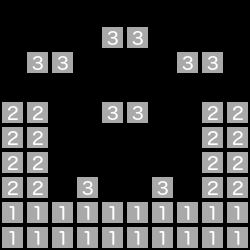

Rendered tile map (Tiled .tmx) drawn with the repository's tilesets; below, a short description and the full map source, tile grids included:
An orthogonal 10x10 tile map with 25x25 px tiles, 1 tile layer (Tile Layer 1).

<map version="1.0" orientation="orthogonal" renderorder="right-down" width="10" height="10" tilewidth="25" tileheight="25" nextobjectid="1">
 <properties>
  <property name="property1" value="value1" />
 </properties>
 <tileset firstgid="1" name="spritesheet1" tilewidth="25" tileheight="25" tilecount="3">
  <image source="spritesheet1.png" width="75" height="25" />
 </tileset>
 <layer name="Tile Layer 1" width="10" height="10">
  <data>
   <tile gid="0" />
   <tile gid="0" />
   <tile gid="0" />
   <tile gid="0" />
   <tile gid="0" />
   <tile gid="0" />
   <tile gid="0" />
   <tile gid="0" />
   <tile gid="0" />
   <tile gid="0" />
   <tile gid="0" />
   <tile gid="0" />
   <tile gid="0" />
   <tile gid="0" />
   <tile gid="3" />
   <tile gid="3" />
   <tile gid="0" />
   <tile gid="0" />
   <tile gid="0" />
   <tile gid="0" />
   <tile gid="0" />
   <tile gid="3" />
   <tile gid="3" />
   <tile gid="0" />
   <tile gid="0" />
   <tile gid="0" />
   <tile gid="0" />
   <tile gid="3" />
   <tile gid="3" />
   <tile gid="0" />
   <tile gid="0" />
   <tile gid="0" />
   <tile gid="0" />
   <tile gid="0" />
   <tile gid="0" />
   <tile gid="0" />
   <tile gid="0" />
   <tile gid="0" />
   <tile gid="0" />
   <tile gid="0" />
   <tile gid="2" />
   <tile gid="2" />
   <tile gid="0" />
   <tile gid="0" />
   <tile gid="3" />
   <tile gid="3" />
   <tile gid="0" />
   <tile gid="0" />
   <tile gid="2" />
   <tile gid="2" />
   <tile gid="2" />
   <tile gid="2" />
   <tile gid="0" />
   <tile gid="0" />
   <tile gid="0" />
   <tile gid="0" />
   <tile gid="0" />
   <tile gid="0" />
   <tile gid="2" />
   <tile gid="2" />
   <tile gid="2" />
   <tile gid="2" />
   <tile gid="0" />
   <tile gid="0" />
   <tile gid="0" />
   <tile gid="0" />
   <tile gid="0" />
   <tile gid="0" />
   <tile gid="2" />
   <tile gid="2" />
   <tile gid="2" />
   <tile gid="2" />
   <tile gid="0" />
   <tile gid="3" />
   <tile gid="0" />
   <tile gid="0" />
   <tile gid="3" />
   <tile gid="0" />
   <tile gid="2" />
   <tile gid="2" />
   <tile gid="1" />
   <tile gid="1" />
   <tile gid="1" />
   <tile gid="1" />
   <tile gid="1" />
   <tile gid="1" />
   <tile gid="1" />
   <tile gid="1" />
   <tile gid="1" />
   <tile gid="1" />
   <tile gid="1" />
   <tile gid="1" />
   <tile gid="1" />
   <tile gid="1" />
   <tile gid="1" />
   <tile gid="1" />
   <tile gid="1" />
   <tile gid="1" />
   <tile gid="1" />
   <tile gid="1" />
  </data>
 </layer>
</map>